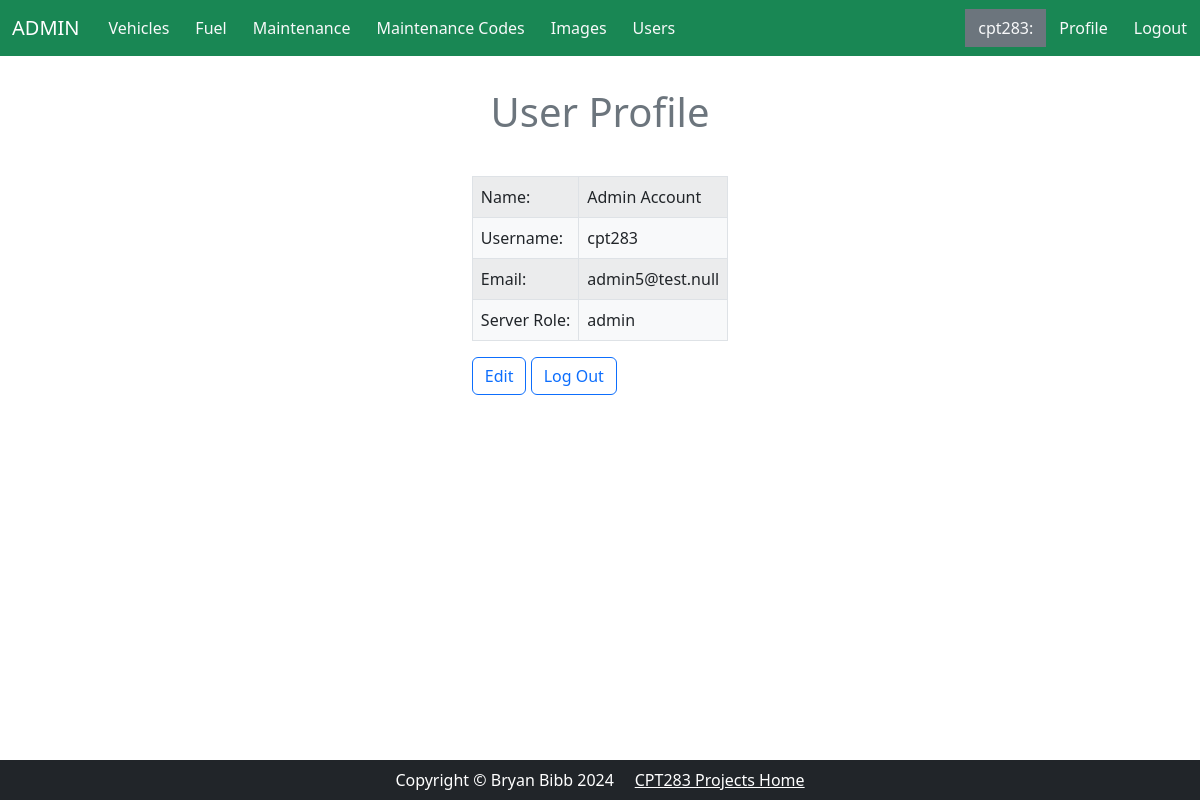
Page /admin/profile.php (signed in) on the committed database.
### tables this page shows
CREATE TABLE `users` (
  `user_id` int NOT NULL,
  `first_name` varchar(50) NOT NULL,
  `last_name` varchar(50) NOT NULL,
  `username` char(20) NOT NULL,
  `password` varchar(100) NOT NULL,
  `email` varchar(60) NOT NULL,
  `user_role` varchar(26) NOT NULL,
  `date_created` datetime DEFAULT NULL,
  `date_lastlogin` datetime DEFAULT NULL,
  `date_modified` datetime DEFAULT NULL,
  `entry_user_ID` int DEFAULT NULL,
  `edit_user_ID` int DEFAULT NULL,
  `status` int DEFAULT NULL
);

### admin/profile.php (the view, shortened to what this page needs)
<?php
$user_id = $_SESSION['id'];
require_once('config.php');
$query = 'SELECT * FROM users
           WHERE user_id = :user_id';
$statement = $db->prepare($query);
$statement->bindValue("user_id", $user_id);
$statement->execute();
$user = $statement->fetch();
?>
<!DOCTYPE html>
<html>
<?php include('header.php');?>
<body>
<div class="card-header py-3 text-center text-secondary m-5 my-3">
    <h1>User Profile</h1>
</div>
    <div class="container px-lg-4 py-0 d-flex justify-content-center">
    <div>
        <table class="table w-auto table-striped table-bordered table-responsive bg-light"->
            <tr>
                <td>Name:</td>
                <td><?php echo $user['first_name'] . ' ' . $user['last_name'];?></td>
            </tr>
            <tr>
                <td>Username:</td>
                <td><?php echo $user['username']?></td>
            </tr>
            <tr>
                <td>Email:</td>
                <td><?php echo $user['email'];?></td>
            </tr>
            <tr>
                <td>Server Role:</td>
                <td><?php echo $user['user_role'];?></td>
            </tr>
        </table>
        <a class="btn btn-outline-primary" role="button"
                href="edit_profile.php">Edit</a>
        <a class="btn btn-outline-primary" role="button"
           href="logout.php">Log Out</a>
    </div>
</div>
</body>
<?php include('footer.php');?>
</body>
</html>

### rows in the picture
users: first_name "Admin", last_name "Account", username "cpt283", email "admin5@test.null", user_role "admin"

### other values in the picture
$_SESSION['name'] "cpt283"
